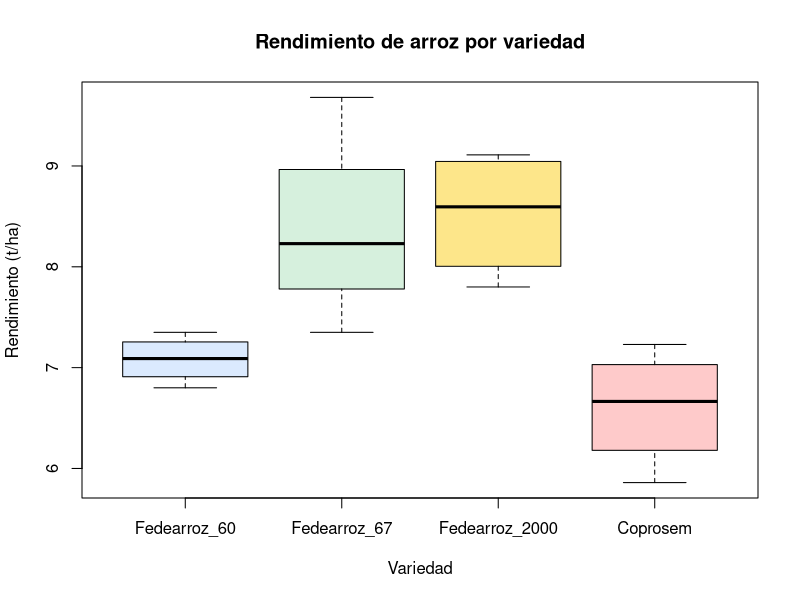

Reproduce this figure in R.
## ---- chunk 1
#| label: interaccion-arroz
#| echo: false
#| fig-height: 3.2
trt_arroz <- c("Fedearroz_60","Fedearroz_67","Fedearroz_2000","Coprosem")
lotes <- paste0("Lote_", 1:4)
fechas <- paste0("Fecha_", 1:4)
LS <- matrix(c(1,2,3,4, 2,3,4,1, 3,4,1,2, 4,1,2,3), nrow=4, byrow=TRUE)
mu2 <- 7.2
alpha_fila <- c(0, 0.3, -0.4, 0.5)
beta_col   <- c(0, -0.5, 0.6, 0.2)
tau_trt    <- c(0, 0.8, 1.3, -0.6)
set.seed(202)
dat_arroz <- data.frame()
for (i in 1:4) for (j in 1:4) {
  k <- LS[i,j]
  y <- mu2 + alpha_fila[i] + beta_col[j] + tau_trt[k] + rnorm(1,0,0.35)
  dat_arroz <- rbind(dat_arroz, data.frame(lote=lotes[i], fecha=fechas[j],
                                            variedad=trt_arroz[k], rend=round(y,2)))
}
dat_arroz$lote <- factor(dat_arroz$lote, levels=lotes)
dat_arroz$fecha <- factor(dat_arroz$fecha, levels=fechas)
dat_arroz$variedad <- factor(dat_arroz$variedad, levels=trt_arroz)
modelo_ls <- aov(rend ~ variedad + lote + fecha, data=dat_arroz)
boxplot(rend ~ variedad, data = dat_arroz,
        col = c("#dbeafe","#d6f0dd","#fde68a","#fecaca"),
        xlab = "Variedad", ylab = "Rendimiento (t/ha)",
        main = "Rendimiento de arroz por variedad")
